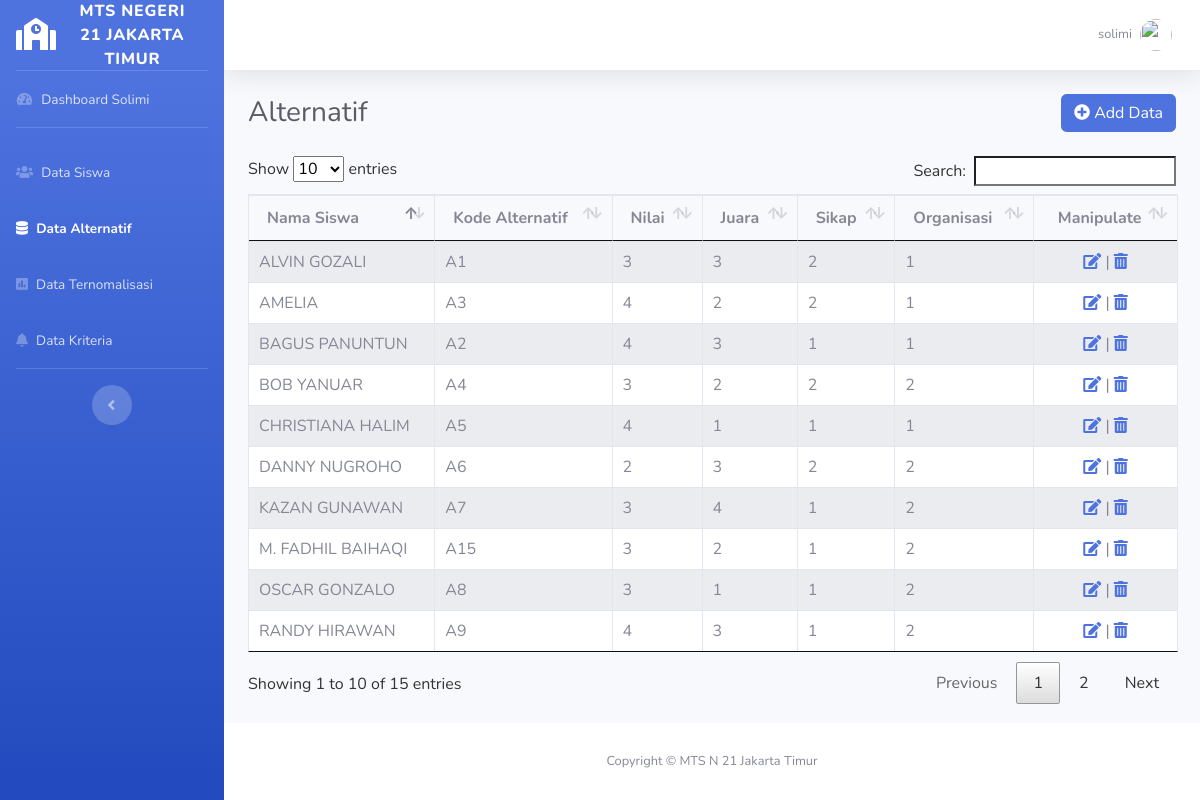
The page /alternatif.php (signed in) on the database its author committed.
### tables this page shows
CREATE TABLE `alternatif` (
  `id_alternatif` int(11) NOT NULL,
  `id_siswa` int(11) DEFAULT NULL,
  `kode_alternatif` varchar(100) DEFAULT NULL,
  `nilai` int(11) DEFAULT NULL,
  `juara` int(11) DEFAULT NULL,
  `sikap` int(11) DEFAULT NULL,
  `organisasi` int(11) DEFAULT NULL
);

CREATE TABLE `siswa` (
  `id_siswa` int(11) NOT NULL,
  `nisn` int(11) DEFAULT NULL,
  `nama_siswa` varchar(100) DEFAULT NULL,
  `status` varchar(30) DEFAULT NULL,
  `nilai_siswa` decimal(5,0) DEFAULT NULL,
  `juara` varchar(100) DEFAULT NULL,
  `sikap` varchar(30) DEFAULT NULL,
  `organisasi` varchar(30) DEFAULT NULL
);

### alternatif.php (the view, shortened to what this page needs)
<?php
  include 'system/database.php';
 ?>
<!DOCTYPE html>
 <html lang="en">
<head>
  <link rel="stylesheet" type="text/css" href="css/dataTables.bootstrap4.min.css">
  <link rel="stylesheet" type="text/css" href="css/jquery.dataTables.css">
  <link href="vendor/fontawesome-free/css/all.min.css" rel="stylesheet" type="text/css">
  <link href="css/sb-admin-2.min.css" rel="stylesheet">
</head>
<body id="page-top">
  <div id="wrapper">
    <ul class="navbar-nav bg-gradient-primary sidebar sidebar-dark accordion" id="accordionSidebar">
      <a class="sidebar-brand d-flex align-items-center justify-content-center" href="index.html">
        <div class="sidebar-brand-icon">
          <i class="fas fa-school" style="color:#ffffff"></i>
        </div>
        <div class="sidebar-brand-text mx-3">MTS Negeri 21 Jakarta Timur</div>
      </a>
      <hr class="sidebar-divider my-0">
      <li class="nav-item">
        <a class="nav-link" href="dashboard.php">
          <i class="fas fa-fw fa-tachometer-alt"></i>
          <span>Dashboard Solimi</span></a>
      </li>
      <hr class="sidebar-divider">
      <li class="nav-item">
        <a class="nav-link" href="siswa.php">
          <i class="fas fa-users"></i>
          <span>Data Siswa</span></a>
      </li>
      <li class="nav-item active">
        <a class="nav-link" href="alternatif.php">
          <i class="fas fa-database"></i>
          <span>Data Alternatif</span></a>
      </li>
      <li class="nav-item">
        <a class="nav-link" href="hasil.php">
          <i class="fas fa-poll"></i>
          <span>Data Ternomalisasi</span></a>
      </li>
      <li class="nav-item">
        <a class="nav-link" href="kriteria.php">
          <i class="fas fa-bell"></i>
          <span>Data Kriteria</span></a>
      </li>
      <hr class="sidebar-divider d-none d-md-block">
      <div class="text-center d-none d-md-inline">
        <button class="rounded-circle border-0" id="sidebarToggle"></button>
      </div>
    </ul>
    <div id="content-wrapper" class="d-flex flex-column">
      <div id="content">
        <nav class="navbar navbar-expand navbar-light bg-white topbar mb-4 static-top shadow">
          <ul class="navbar-nav ml-auto">
            <li class="nav-item dropdown no-arrow">
              <a class="nav-link dropdown-toggle" href="#" id="userDropdown" role="button" data-toggle="dropdown" aria-haspopup="true" aria-expanded="false">
                <span class="mr-2 d-none d-lg-inline text-gray-600 small"><?php echo $_SESSION['username']; ?></span>
                <img class="img-profile rounded-circle" src="img/profile-admin.jpg">
              </a>
            </li>
          </ul>
        </nav>
        <div class="container-fluid">
          <div class="d-sm-flex align-items-center justify-content-between mb-4">
            <h1 class="h3 mb-0 text-gray-800">Alternatif</h1>
            <a href="" class="btn btn-primary" data-toggle="modal" data-target="#modal-tambah"><i class="fas fa-plus-circle"></i> Add Data</a>
          </div>
          <div class="row">
            <div class="col-md-12">
              <table id="myTable" class="table table-bordered table-striped table">
                <thead>
                  <tr>
                    <th>Nama Siswa</th>
                    <th>Kode Alternatif</th>
                    <th>Nilai</th>
                    <th>Juara</th>
                    <th>Sikap</th>
                    <th>Organisasi</th>
                    <th class="text-center">Manipulate</th>
                  </tr>
                </thead>
                <tbody>
                  <?php
                    $query = mysqli_query($connection, "SELECT a.id_alternatif, a.id_siswa, s.nama_siswa, a.kode_alternatif, a.nilai, a.juara, a.sikap, a.organisasi, s.nisn FROM alternatif a JOIN siswa s ON a.id_siswa = s.id_siswa");
                    while ($ssiswa = mysqli_fetch_array($query)) {
                   ?>
                  <tr >
                    <td><?php echo $ssiswa['nama_siswa'] ?></td>
                    <td><?php echo $ssiswa['kode_alternatif'] ?></td>
                    <td><?php echo $ssiswa['nilai'] ?></td>
                    <td><?php echo $ssiswa['juara'] ?></td>
                    <td><?php echo $ssiswa['sikap'] ?></td>
                    <td><?php echo $ssiswa['organisasi'] ?></td>
                    <td class="text-center font color=black"><a href="alternatif.php?id_siswa=<?php echo  $ssiswa['id_siswa'] ?>" data-toggle="modal" data-target="#modal-edit<?php echo $ssiswa['id_siswa'] ?>"><i class='fas fa-edit'></i></a> | <a href="hapus_alternatif.php?id_alternatif=<?php echo $ssiswa['id_alternatif'] ?>"><i class='fas fa-trash-alt'></i></a></td>
                  </tr>
                  <?php
                    }
                   ?>
                </tbody>
              </table>
            </div>
          </div>
        </div>
      </div>
      <footer class="sticky-footer bg-white">
        <div class="container my-auto">
          <div class="copyright text-center my-auto">
            <span>Copyright &copy; MTS N 21 Jakarta Timur</span>
          </div>
        </div>
      </footer>
    </div>
  </div>
</body>
</html>

### rows shown on the page
alternatif: id_siswa.nama_siswa "ALVIN GOZALI", kode_alternatif "A1", nilai "3", juara "3", sikap "2", organisasi "1"
alternatif: id_siswa.nama_siswa "BAGUS PANUNTUN", kode_alternatif "A2", nilai "4", juara "3", sikap "1", organisasi "1"
alternatif: id_siswa.nama_siswa "AMELIA", kode_alternatif "A3", nilai "4", juara "2", sikap "2", organisasi "1"
alternatif: id_siswa.nama_siswa "BOB YANUAR", kode_alternatif "A4", nilai "3", juara "2", sikap "2", organisasi "2"
alternatif: id_siswa.nama_siswa "CHRISTIANA HALIM", kode_alternatif "A5", nilai "4", juara "1", sikap "1", organisasi "1"
alternatif: id_siswa.nama_siswa "DANNY NUGROHO", kode_alternatif "A6", nilai "2", juara "3", sikap "2", organisasi "2"
alternatif: id_siswa.nama_siswa "KAZAN GUNAWAN", kode_alternatif "A7", nilai "3", juara "4", sikap "1", organisasi "2"
alternatif: id_siswa.nama_siswa "OSCAR GONZALO", kode_alternatif "A8", nilai "3", juara "1", sikap "1", organisasi "2"
alternatif: id_siswa.nama_siswa "RANDY HIRAWAN", kode_alternatif "A9", nilai "4", juara "3", sikap "1", organisasi "2"
alternatif: id_siswa.nama_siswa "M. FADHIL BAIHAQI", kode_alternatif "A15", nilai "3", juara "2", sikap "1", organisasi "2"

### other values the page prints
$_SESSION['username'] "solimi"
